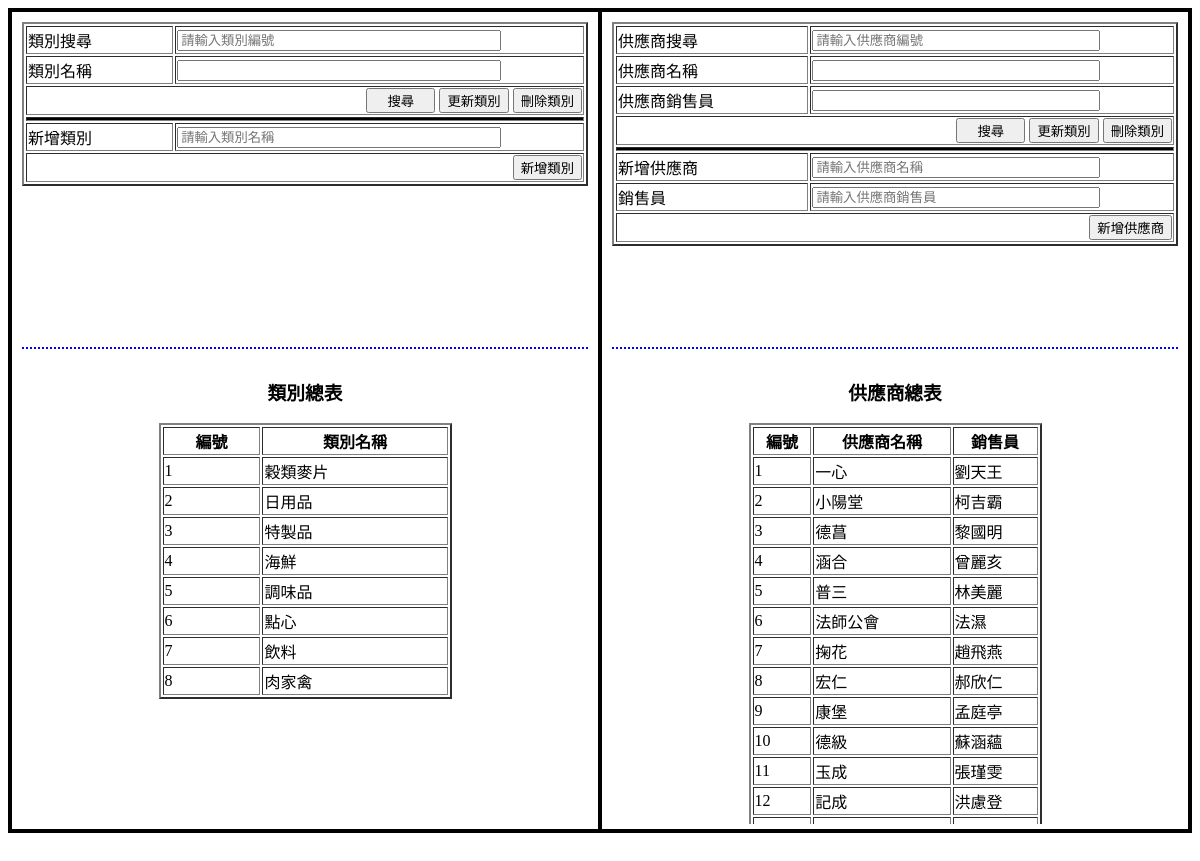
Screenshot of /Project_sampleShopWebsite/webResource/BaAdm/BaAdm_CSedit.php (signed in) with the database file from the repository.
### tables this page shows
CREATE TABLE `category` (
  `id` int NOT NULL AUTO_INCREMENT,
  `category` varchar(20) NOT NULL,
  PRIMARY KEY (`id`)
);

CREATE TABLE `supplier` (
  `id` int NOT NULL AUTO_INCREMENT,
  `name` varchar(20) NOT NULL,
  `saleman` varchar(20) DEFAULT NULL,
  PRIMARY KEY (`id`)
);

### Project_sampleShopWebsite/webResource/BaAdm/BaAdm.inc (called while the page is built, shortened)
<?php
    function connectDB()
    {
        $connectDB=new mysqli("localhost","root","");
        $connectDB->select_db("system");
        $connectDB->set_charset("utf8");
        return $connectDB;
    }
    function dbQuery($sql)
    {
        $queryResult=connectDB()->query("$sql");
        return $queryResult;
    }

### Project_sampleShopWebsite/webResource/BaAdm/BaAdm_CSedit.php (the view, shortened to what this page needs)
<!DOCTYPE html>
<?php
include_once 'BaAdm.inc';
?>
<html>
    <head>
        <link rel="stylesheet" href="btnCss.css" >
    </head>
    <body>
        <center>
            <div id="box">
                <div id="category">
                    <div id="categoryEdit" class="edit">
                        <form method="get" action="<?php $_SERVER['PHP_SELF']?>">
                            <table border="2">
                                <tr>
                                    <td>類別搜尋</td>
                                    <td>
                                        <input type="text" name="categoryInputId" class="serachInput" placeholder="請輸入類別編號" value="<?php echo @$row[0]; ?>"/>
                                    </td>
                                </tr>
                                <tr>
                                    <td>類別名稱</td>
                                    <td>
                                        <input type="text" name="categoryUpdateInputName" class="serachInput" value="<?php echo @$row[1]; ?>"/>
                                    </td>
                                </tr>
                                <tr>
                                    <td colspan="2" align="right">
                                        <input type="submit" name="btnCategorySearch" value="　搜尋　"/>
                                        <input type="submit" name="btnCategoryUpdate" value="更新類別"/>
                                        <input type="submit" name="btnCategoryDelete" value="刪除類別"/>
                                    </td>
                                </tr>
                                <tr><td colspan="2" style="background-color: black; "></td></tr>
                                <tr>
                                    <td>新增類別</td>
                                    <td>
                                        <input type="text" name="categoryInsert" class="serachInput" placeholder="請輸入類別名稱"/>
                                    </td>
                                </tr>
                                <tr>
                                    <td colspan="2" align="right">
                                        <input type="submit" name="btnCategoryInsert" class="btnSerachInput"value="新增類別"/>
                                    </td>
                                </tr>
                            </table>
                        </form>
                    </div>
                    <div id="categoryShow" class="show">
                        <h3>類別總表</h3>
                        <?php
                        $categoryShow="select id as 編號,category as 類別名稱 from category";
                        $categoryShowResult=dbQuery($categoryShow);
                        ?>
                        <table border="2">
                            <thead>
                                <?php
                                    while($rowtop=$categoryShowResult->fetch_field())
                                    {echo "<th>$rowtop->name</th>";}
                                ?>
                            </thead>
                            <tbody>
                                <?php
                                    while($row=$categoryShowResult->fetch_row())
                                        {
                                            echo "<tr>";
                                            for($i=0;$i<count($row);$i++)
                                            {echo "<td>$row[$i]</td>";}
                                            echo "</tr>";
                                        }
                                ?>
                            </tbody>
                        </table>
                    </div>
                </div>
                <div id="supplier">
                    <div id="supplierEdit" class="edit">
                        <form method="get" action="<?php $_SERVER['PHP_SELF']?>">
                            <table border="2">
                                <tr>
                                    <td>供應商搜尋</td>
                                    <td>
                                        <input type="text" name="supplierInputId" class="serachInput" placeholder="請輸入供應商編號" value="<?php echo @$row[0]; ?>"/>
                                    </td>
                                </tr>
                                <tr>
                                    <td>供應商名稱</td>
                                    <td>
                                        <input type="text" name="supplierUpdateInputName" class="serachInput" value="<?php echo @$row[1]?>"/>
                                    </td>
                                </tr>
                                <tr>
                                    <td>供應商銷售員</td>
                                    <td>
                                        <input type="text" name="supplierUpdateInputSaleman" class="serachInput" value="<?php echo @$row[2]?>"/>
                                    </td>
                                </tr>
                                <tr>
                                    <td colspan="2" align="right">
                                        <input type="submit" name="btnSupplierSearch" value="　搜尋　"/>
                                        <input type="submit" name="btnSupplierUpdate" value="更新類別"/>
                                        <input type="submit" name="btnSupplierDelete" value="刪除類別"/>
                                    </td>
                                </tr>
                                <tr><td colspan="2" style="background-color: black; "></td></tr>
                                <tr>
                                    <td>新增供應商</td>
                                    <td>
                                        <input type="text" name="supplierInsertName" class="serachInput" placeholder="請輸入供應商名稱"/>
                                    </td>
                                </tr>
                                <tr>
                                    <td>銷售員</td>
                                    <td>
                                        <input type="text" name="supplierInsertSaleman" class="serachInput" placeholder="請輸入供應商銷售員"/>
                                    </td>
                                </tr>
                                <tr>
                                    <td colspan="2" align="right">
                                        <input type="submit" name="btnSupplierInsert" class="btnSerachInput" value="新增供應商"/>
                                    </td>
                                </tr>
                            </table>
                        </form>
                    </div>
                    <div id="supplierShow" class="show">
                        <h3>供應商總表</h3>
                        <?php
                        $supplierShow="select id as 編號,name as 供應商名稱,saleman as 銷售員 from supplier";
                        $supplierShowResult=dbQuery($supplierShow);
                        ?>
                        <table border="2">
                            <thead>
                                <?php
                                    while($rowtop=$supplierShowResult->fetch_field())
                                    {echo "<th>$rowtop->name</th>";}
                                ?>
                            </thead>
                            <tbody>
                                <?php
                                    while($row=$supplierShowResult->fetch_row())
                                        {
                                            echo "<tr>";
                                            for($i=0;$i<count($row);$i++)
                                            {echo "<td>$row[$i]</td>";}
                                            echo "</tr>";
                                        }
                                ?>
                            </tbody>
                        </table>
                    </div>
                </div>
            </div>
        </center>
    </body>
</html>

### Project_sampleShopWebsite/webResource/BaAdm/BaAdm_CSedit.php (style rules this page uses)
* { box-sizing: border-box; }
#box { border: 2px black solid; width: 100%; height: 825px; display: flex; justify-content: center; }
#category,#supplier { border: 2px black solid; width: 50%; height: 100%; }
.edit { border-bottom: 2px blue dotted; height: 40%; margin: 10px; }
.edit table { width: 100%; }
.edit table .serachInput { width: 80%; }
.show { overflow-y: scroll; height: 57%; }
.show table { width: 50%; }

### rows the page displays
category: id "1", category "穀類麥片"
category: id "2", category "日用品"
category: id "3", category "特製品"
category: id "4", category "海鮮"
category: id "5", category "調味品"
category: id "6", category "點心"
category: id "7", category "飲料"
category: id "8", category "肉家禽"
supplier: id "1", name "一心", saleman "劉天王"
supplier: id "2", name "小陽堂", saleman "柯吉霸"
supplier: id "3", name "德菖", saleman "黎國明"
supplier: id "4", name "涵合", saleman "曾麗亥"
supplier: id "5", name "普三", saleman "林美麗"
supplier: id "6", name "法師公會", saleman "法濕"
supplier: id "7", name "掬花", saleman "趙飛燕"
supplier: id "8", name "宏仁", saleman "郝欣仁"
supplier: id "9", name "康堡", saleman "孟庭亭"
supplier: id "10", name "德級", saleman "蘇涵蘊"
supplier: id "11", name "玉成", saleman "張瑾雯"
supplier: id "12", name "記成", saleman "洪慮登"

### other values shown
$rowtop->name "編號"
$rowtop->name "類別名稱"
$rowtop->name "供應商名稱"
$rowtop->name "銷售員"
